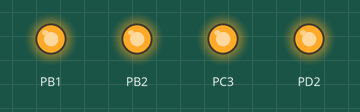
Recording of a program running on a simulated ATmega8, built with avr-gcc and emulated at 7.3728 MHz. On the bench: output pins drawn as LEDs (lit = HIGH). Wiring (inferred from the names in the program): 24Cxx EEPROM at I2C address 0x50. The board resets itself during the run and starts again; EEPROM starts erased.

Above: at 0.1 s.
At 39.28 s:
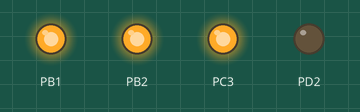
Timing chart, 0 to 40.0 s (numbered marks = the images above):
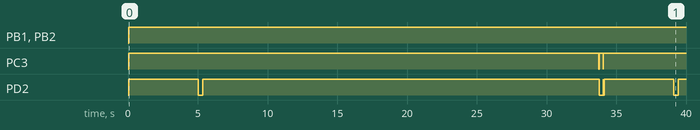

Measured:
- by itself, PB1, PB2: LOW → HIGH at 0.05 s
- by itself, PC3: goes HIGH 33.7 s, LOW 0.01 s, HIGH 0.30 s, LOW 0.01 s, then HIGH
- by itself, PD2: LOW → HIGH at 0.05 s, → LOW 5.0 s later, → HIGH 0.30 s later, → LOW 28.4 s later, … (9 changes in this stretch)

The program:

AVR_Ventivez_Mega8L.c
```c
/*
 * AVR_Ventivez_Mega8L.c
 *
 * Created: 2015.05.22. 21:09:04
 *  Author: János
 */

#define F_CPU 7372800

#include <avr/io.h>
#include <util/delay.h>
#include <avr/interrupt.h>
#include <compat/twi.h>

#define SCL_CLOCK 10000
#define TWIprescaler_value 1
#define TWIBaudRate ((F_CPU/SCL_CLOCK)-16)/(2*TWIprescaler_value)
#define Mega48_TWIcim  0xA0
#define TWI_IR 0
#define TWI_OLVAS 1

#define USART_BAUDRATE 9600  // soros kommunikacio sebessege: 9600 bps
#define UBRR_ERTEK ((F_CPU / (USART_BAUDRATE * 16UL)) - 1)  // UBRR


volatile char kittenyek[8];
volatile char AlapKittenyek[8];
volatile char hanyadikKit = 0;
volatile char UARTStatus = 0; //0: Uresjarat 1: Aktualis 2: Alapertelmezett
volatile char WDKorok = 0;
volatile short NemKapJelet = 0;
volatile char KittenyKesz = 0;
unsigned char i2c_write( unsigned char data )
{
	uint8_t   twst;
	//  adat irasa a korabban megcimzett eszkozbe
	TWDR = data;
	TWCR = (1<<TWINT) | (1<<TWEN);
	// varakozas amig az atvitel be nem fejezodik
	while(!(TWCR & (1<<TWINT)));
	// TWI Statusz Register ertekenek ellenorzese, elooszto bitek kimaszkolasa.
	twst = TW_STATUS & 0xF8;
	if( twst != TW_MT_DATA_ACK) return 1;
	return 0;
}
void EEPROM_write( unsigned int uiAddress, char Data)
{
	/*
	Wait for completion of previous write
	 */
	while(EECR & (1<<EEWE));
	/* Set up address and data registers */
	EEAR = uiAddress;
	EEDR = Data;
	/*
	Write logical one to EEMWE */
	cli();
	EECR |= (1<<EEMWE);
	/* Start eeprom write by setting EEWE */
	EECR |= (1<<EEWE);
	sei();
}
char EEPROM_read(int uiAddress)
{
	/* Wait for completion of previous write */
	while(EECR & (1<<EEWE));
	/* Set up address register */
	EEAR = uiAddress;
	/*
	Start eeprom read by writing EERE */
	EECR |= (1<<EERE);
	/* Return data from data register */
	return EEDR;
}
void i2c_stop(void)
{
	// STOP jel kuldese
	TWCR = (1<<TWINT) | (1<<TWEN) | (1<<TWSTO);
	//  varakozas amig a Stop utasitas vegre nem hajtodik es az I2C busz szabad nem lesz
	while(TWCR & (1<<TWSTO));
}
void i2c_start_wait(unsigned char address)
{
	uint8_t   twst;
	while ( 1 )
	{
		// START jel kuldese
		TWCR = (1<<TWINT) | (1<<TWSTA) | (1<<TWEN);
		// varakozas amig az atvitel be nem fejezodik
		while(!(TWCR & (1<<TWINT)));
		// TWI Statusz Register ertekenek ellenorzese, elooszto bitek kimaszkolasa.
		twst = TW_STATUS & 0xF8;
		if ( (twst != TW_START) && (twst != TW_REP_START)) continue;
		// eszkozazonosito cim kuldese
		TWDR = address;
		TWCR = (1<<TWINT) | (1<<TWEN);
		// varakozas amig az atvitel be nem fejezodik
		while(!(TWCR & (1<<TWINT)));
		// TWI Statusz Register ertekenek ellenorzese, elooszto bitek kimaszkolasa.
		twst = TW_STATUS & 0xF8;
		if ( (twst == TW_MT_SLA_NACK )||(twst ==TW_MR_DATA_NACK) )
		{
			// az eszkoz foglalt, Stop jel kuldese, irasi muvelet befejezese
			TWCR = (1<<TWINT) | (1<<TWEN) | (1<<TWSTO);
			//  varakozas amig a Stop utasitas vegre nem hajtodik es az I2C busz szabad nem lesz
			while(TWCR & (1<<TWSTO));
			continue;
		}
		//if( twst != TW_MT_SLA_ACK) return 1;
		break;
	}
}
void KonfigUART()  // UART beallitasa
{
	// 9600 bps soros kommunikacio sebesseg beallitasa
	UBRRL = UBRR_ERTEK;        // UBRR_ERTEK also 8 bitjenek betoltese az UBRRL regiszterbe
	UBRRH = (UBRR_ERTEK>>8);   // UBRR_ERTEK felso 8 bitjenek betoltese az UBRRH regiszterbe
	// Aszinkron mod, 8 Adat Bit, Nincs Paritas Bit, 1 Stop Bit
	UCSRC |= (1 << URSEL) | (1 << UCSZ0) | (1 << UCSZ1);
	//Ado es Vevo aramkorok bekapcsolasa + az RX interrupt engedelyezese
	UCSRB |= (1 << RXEN) | (1 << RXCIE) | (1 << TXEN);   //
}

int main(void)
{
	_delay_ms(50);
	init();

    while(1)
    {
		WDKorok = 0;
		if(KittenyKesz == 1)
		{
			KittenyBeallito();
			KittenyKesz = 0;
		}
		//OCR1A = ADCH;

		//i2c_start_wait(Mega48_TWIcim + TWI_IR);
		//
		//if(i2c_write(ADCH) == 1)
		//continue;
		//if(i2c_write(0) == 1)
		//continue;
		//if(i2c_write(60) == 1)
		//continue;
		//if(i2c_write(2*ADCH) == 1)
		//continue;
		//if(i2c_write(ADCH) == 1)
		//continue;
		//if(i2c_write(255) == 1)
		//continue;
		//
		//i2c_stop();

	}
}

void init()
{

	WDKorok = 0;
	TCCR0 |= (1<<CS02) | (1<<CS00);
	TIMSK |= (1<<TOIE0) | (1<<TOIE1);
	PORTC |= (1<<PINC3);
	DDRC |= (1<<PINC3);
	PORTD |= (1<<PIND2);
	DDRD |= (1<<PIND2);

	KonfigUART();

	TWBR = TWIBaudRate;
	TWCR = (1<<TWEN) | (1<<TWINT) | (1<<TWIE);

	TCCR1A |= (1<<COM1A1) | (1<<COM1B1) | (1<<WGM10);
	TCCR1B |= (1<<WGM12) | (1<<CS10);
	DDRB |= (1<<PINB1) | (1<<PINB2);     // PORTB PB1 lab kimenet

	char i;
	for (i=0; i < 8; ++i)
	{
		kittenyek[i] = EEPROM_read(i);
	}
	KittenyBeallito();

	_delay_ms(5000);
	RESET_MCP2200();
	sei();
	//ADCSRA |= (1<<ADEN) | (1<<ADFR) | (1 << ADPS0) | (1 << ADPS1) | (1 << ADPS2) | (1<<ADSC);
	//char csatorna = 0;
	//ADMUX = 0b00000000 | (1<<ADLAR) | csatorna;
}
void KittenyBeallito()
{
	//if(kittenyek[0] < 2)
	//{OCR1A = 0; TCCR1A &= ~(1<<COM1A1);} //////////28KHz
	//else
	//{OCR1A = kittenyek[0]; TCCR1A |= (1<<COM1A1);} //////////28KHz
	//
	//if(kittenyek[7] < 2)
	//{OCR1B = 0; TCCR1A &= ~(1<<COM1B1);} //////////28KHz
	//else
	//{OCR1B = kittenyek[7]; TCCR1A |= (1<<COM1B1);} //////////28KHz


	if(kittenyek[0] < 2)
	{OCR1A = 0; TCCR1A &= ~(1<<COM1A1);}
	else
	{OCR1A = kittenyek[0] + 155; TCCR1A |= (1<<COM1A1);}

	if(kittenyek[7] < 2)
	{OCR1B = 0; TCCR1A &= ~(1<<COM1B1);}
	else
	{OCR1B = kittenyek[7] + 155; TCCR1A |= (1<<COM1B1);}

	char i;
	for (i=0; i < 5; ++i)
	{

		i2c_start_wait(Mega48_TWIcim + TWI_IR);

		if(kittenyek[1] < 2)
		{
			if(i2c_write(0)== 1)
			continue;
		}
		else if(i2c_write(kittenyek[1]) == 1)
		continue;
		if(kittenyek[2] < 2)
		{
			if(i2c_write(0)== 1)
			continue;
		}
		else if(i2c_write(kittenyek[2]) == 1)
		continue;
		if(kittenyek[3] < 2)
		{
			if(i2c_write(0)== 1)
			continue;
		}
		else if(i2c_write(kittenyek[3]) == 1)
		continue;
		if(kittenyek[4] < 2)
		{
			if(i2c_write(0)== 1)
			continue;
		}
		else if(i2c_write(kittenyek[4]) == 1)
		continue;
		if(kittenyek[5] < 2)
		{
			if(i2c_write(0)== 1)
			continue;
		}
		else if(i2c_write(kittenyek[5]) == 1)
		continue;
		if(kittenyek[6] < 2)
		{
			if(i2c_write(0)== 1)
			continue;
		}
		else if(i2c_write(kittenyek[6]) == 1)
		continue;

		i2c_stop();

		return 0;
	}

	RESET();
}

ISR(TIMER1_OVF_vect)
{
	TCNT1 = 155;
}
void RESET()
{
	RESET_M48();
	RESET_MCP2200();
	WDTCR |= (1<<WDE);
}
void RESET_M48()
{
	PORTC &= ~(1<<PINC3);
	_delay_ms(10);
	PORTC |= (1<<PINC3);
}
void RESET_MCP2200()
{
	PORTD &= ~(1<<PIND2);
	_delay_ms(300);
	PORTD |= (1<<PIND2);
}
ISR(TIMER0_OVF_vect)
{
	++WDKorok;
	++NemKapJelet;
	if(WDKorok > 120)
	RESET();

	if(NemKapJelet > 800)
	RESET();
}
void UARTAdatKuld(char adat)  // Ez a fuggveny a kuldendo adatot beirja az UDR regiszter kimeno pufferjebe
{
	while(!(UCSRA & (1<<UDRE))) // Varakozas amig az Ado kesz nem lesz az adatkuldesre
	{
		//   Varakozas
	}
	// Az Ado mar kesz az adatkuldesre, a kuldendo adatot a kimeno pufferjebe irjuk
	UDR=adat;
}
ISR(USART_RXC_vect)
{
	if(UDR == 255)
	{
		NemKapJelet = 0;
		UARTStatus = 0;

		UARTAdatKuld(125);
		_delay_ms(100);
		UARTAdatKuld(150);
		_delay_ms(100);
		UARTAdatKuld(10);
		_delay_ms(10);
		UARTAdatKuld(20);
		_delay_ms(10);
		UARTAdatKuld(30);
		_delay_ms(10);
		UARTAdatKuld(40);
		_delay_ms(10);
		UARTAdatKuld(50);
		_delay_ms(10);
		UARTAdatKuld(60);
		_delay_ms(10);
		UARTAdatKuld(70);
		_delay_ms(10);
		UARTAdatKuld(80);
		_delay_ms(10);
		UARTAdatKuld(35);
		_delay_ms(10);
		UARTAdatKuld(36);
		_delay_ms(10);
		NemKapJelet = 0;
	}
	else if(UDR == 107)
	{
		NemKapJelet = 0;

		UARTStatus = 1;
		hanyadikKit = 0;
		UARTAdatKuld(107);
	}
	else if(UDR == 125)
	{
		NemKapJelet = 0;

		UARTStatus = 2;
		hanyadikKit = 0;
		UARTAdatKuld(125);
	}
	else if(UDR < 101)
	{
		if(UARTStatus == 1)
		{
			NemKapJelet = 0;

			//kittenyek[hanyadikKit] = (char)((double)UDR*(double)2.55); //////////28KHz
			kittenyek[hanyadikKit] = UDR;
			++ hanyadikKit;
			if(hanyadikKit == 8)
			{
				UARTAdatKuld(120);
				hanyadikKit = UARTStatus = 0;
				KittenyKesz = 1;
			}

			NemKapJelet = 0;
			UARTAdatKuld(UDR);
		}
		else if(UARTStatus == 2)
		{
			NemKapJelet = 0;

			//AlapKittenyek[hanyadikKit] = (char)((double)UDR*(double)2.55); //////////28KHz
			AlapKittenyek[hanyadikKit] = UDR;
			++ hanyadikKit;
			if(hanyadikKit == 8)
			{
				UARTAdatKuld(120);
				hanyadikKit = UARTStatus = 0;

				char i;
				for (i=0; i < 8; ++i)
				{
					if(AlapKittenyek[i] <2)
					EEPROM_write(i,0);
					else
					EEPROM_write(i,AlapKittenyek[i]);
				}
			}

			NemKapJelet = 0;
			UARTAdatKuld(UDR);
		}
	}
}
```
